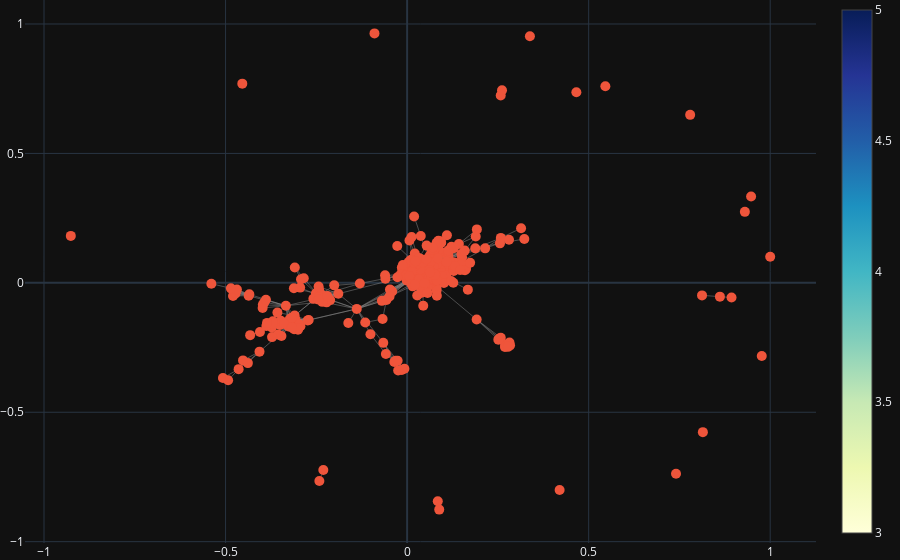

Notebook code for this chart:
### Code cell
# Visualize the graph
def visualize_graph(graph):
    G = nx.Graph(graph)

    pos = nx.spring_layout(G)

    # Create edges and nodes
    edge_trace = go.Scatter(
        x=[],
        y=[],
        line=dict(width=0.5, color='#888'),
        hoverinfo='none',
        mode='lines')

    node_trace = go.Scatter(
        x=[],
        y=[],
        text=[],
        mode='markers',
        hoverinfo='text',
        marker=dict(
            showscale=True,
            colorscale='YlGnBu',
            size=10,
        )
    )

    for edge in G.edges():
        x0, y0 = pos[edge[0]]
        x1, y1 = pos[edge[1]]
        edge_trace['x'] += tuple([x0, x1, None])
        edge_trace['y'] += tuple([y0, y1, None])

    for node in G.nodes():
        x, y = pos[node]
        node_trace['x'] += tuple([x])
        node_trace['y'] += tuple([y])

    fig = go.Figure(data=[edge_trace, node_trace],
                    layout=go.Layout(
                        showlegend=False,
                        hovermode='closest',
                        margin=dict(b=0,l=0,r=0,t=0)))

    fig.show()

visualize_graph(A)

### Figure 1 — Plotly figure (JSON) as saved in the notebook; plotly's stock layout.template omitted (floating-point values rounded to 4 significant figures; data arrays with more than 128 entries replaced by an {"elided": "..."} marker saying what was removed)
{"data": [{"hoverinfo": "none", "line": {"color": "#888", "width": 0.5}, "mode": "lines", "x": {"elided": "7557 float values"}, "y": {"elided": "7557 float values"}, "type": "scatter"}, {"hoverinfo": "text", "marker": {"colorscale": [[0.0, "rgb(255,255,217)"], [0.125, "rgb(237,248,177)"], [0.25, "rgb(199,233,180)"], [0.375, "rgb(127,205,187)"], [0.5, "rgb(65,182,196)"], [0.625, "rgb(29,145,192)"], [0.75, "rgb(34,94,168)"], [0.875, "rgb(37,52,148)"], [1.0, "rgb(8,29,88)"]], "showscale": true, "size": 10}, "mode": "markers", "text": [], "x": {"elided": "347 float values"}, "y": {"elided": "347 float values"}, "type": "scatter"}], "layout": {"hovermode": "closest", "margin": {"b": 0, "l": 0, "r": 0, "t": 0}, "showlegend": false}}
